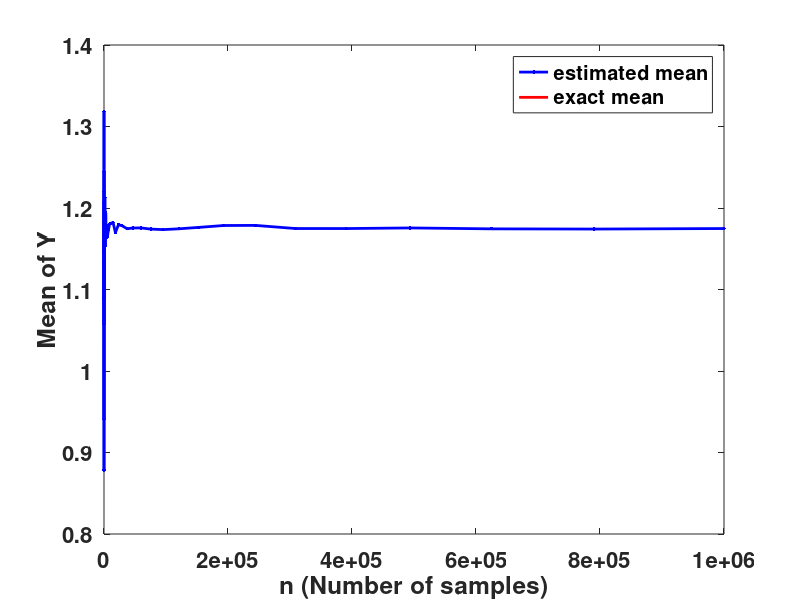
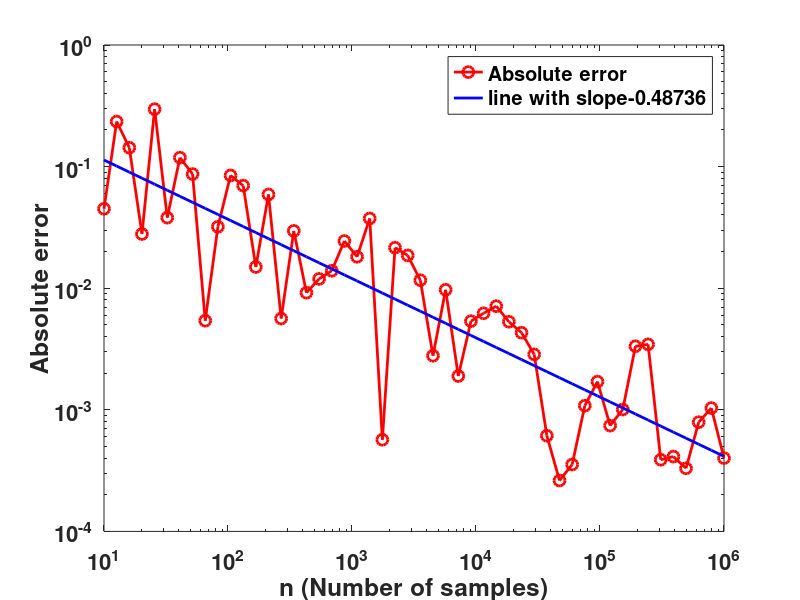

Write the MATLAB code that produced these figures, in order.
clear;clc;close all; format long;
set(0,'DefaultAxesFontSize',16,'DefaultAxesFontWeight','bold','DefaultLineLineWidth',2,'DefaultLineMarkerSize',8);

%Estimating the mean of a random variable y = f(X)
j=1;
n = logspace(1,6);
for i=n
    Y = rand(round(i),1);
    X = exp(-1+2*Y);
    mu_y(j,1) = mean(X);
    j = j+1;
end
exact_mean = (exp(1) - exp(-1))/2;
figure(1);
plot(n,mu_y,'b.-');
hold on;
plot(exact_mean*ones(1e6,1),'r');
legend('estimated mean','exact mean');
xlabel('n (Number of samples)'); ylabel('Mean of Y');
figure(2);
error = abs(mu_y - exact_mean);
loglog(n,error,'ro-');
hold on;
coeffs = polyfit(log(n),log(error'),1);
y = polyval(coeffs,log(n));
loglog(n,exp(y),'b');
xlabel('n (Number of samples)'); ylabel('Absolute error');
legend('Absolute error ',strcat('line with slope',num2str(coeffs(1))));